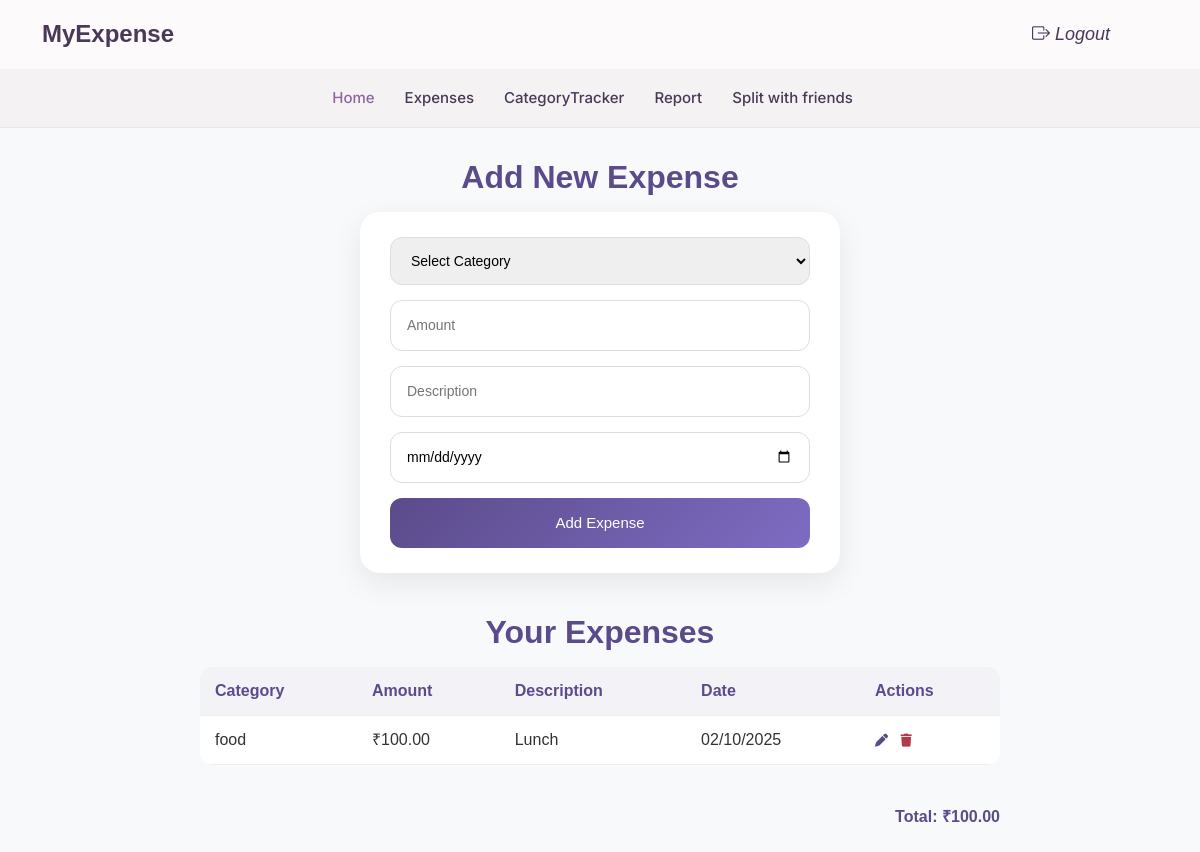
Page /expense/ (signed in) on the earlier database version.
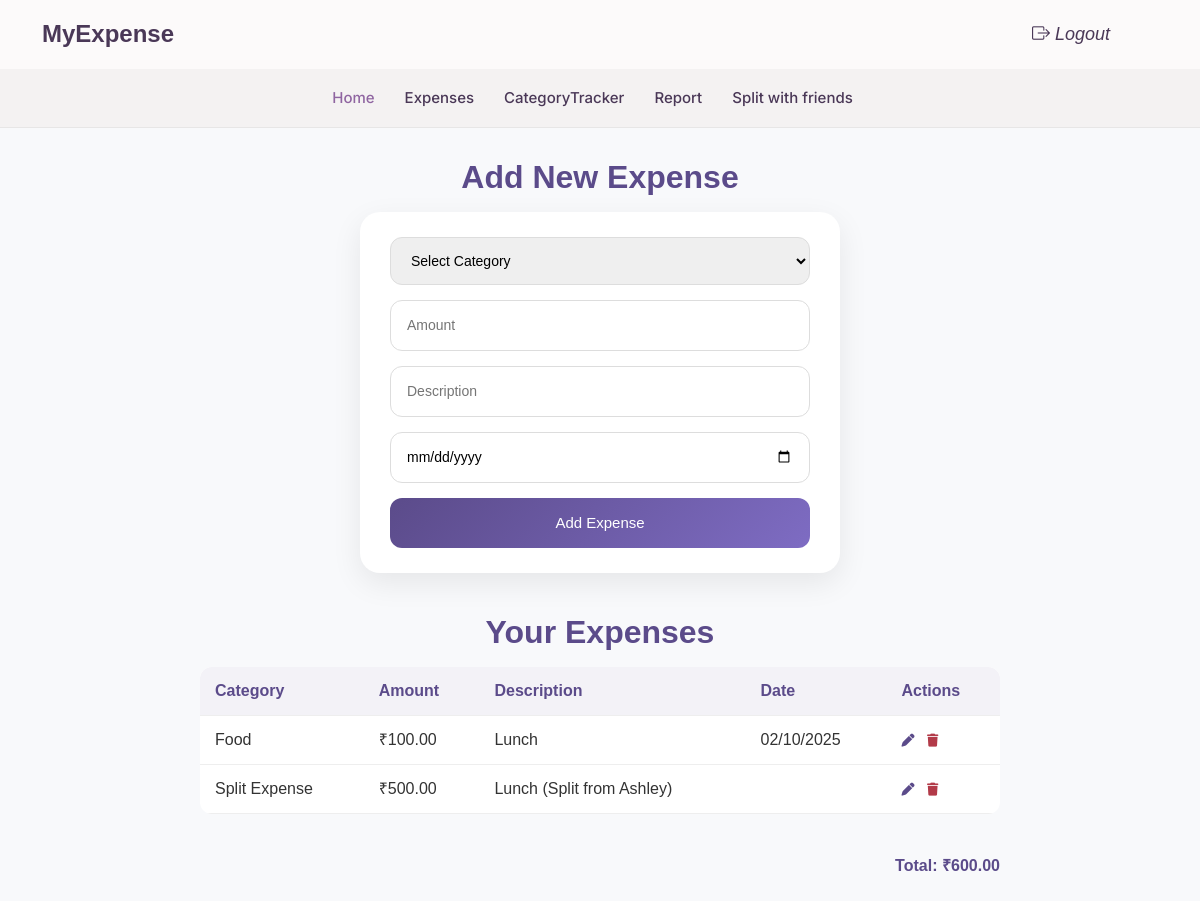
Same page on the later database version.
### app/models.py (models this page shows, shortened)
class Expense(models.Model):
    user = models.ForeignKey(User, on_delete=models.CASCADE)
    category = models.ForeignKey(Category, on_delete=models.CASCADE, null=True, blank=True)
    amount = models.DecimalField(max_digits=10, decimal_places=2)
    description = models.CharField(max_length=1000, blank=True, null=True)
    date = models.DateField(default=None, null=True, blank=True)

class Category(models.Model):
    category_name = models.CharField(max_length=100, unique=True)

### app/views.py (the view, shortened to what this page needs)
# urls.py: path('expense/',views.Add_expense,name='expense'),
def Add_expense(request):
    categories = Category.objects.all()
    expenses = Expense.objects.filter(user=request.user).order_by('-date', '-id')
    total_amount = sum(exp.amount for exp in expenses)
    return render(request, 'expense.html', {'categories': categories,'expenses': expenses,'total_amount': total_amount})

### template/expense.html (shortened to what this page needs)
{% include 'user_header.html' %}
<!DOCTYPE html>
<html lang="en">
<head>
    <link href="https://cdnjs.cloudflare.com/ajax/libs/font-awesome/6.4.0/css/all.min.css" rel="stylesheet">
</head>
<body>
    <h2>Add New Expense</h2>
    <div class="expense-form-card">
        <form action="{% url 'expense' %}" method="post">
            <div class="form-group">
                <select name="category" required>
                    <option value="" disabled selected>Select Category</option>
                </select>
            </div>
            <div class="form-group">
                <input type="number" name="amount" placeholder="Amount" required>
            </div>
            <div class="form-group">
                <input type="text" name="description" placeholder="Description" required>
            </div>
            <div class="form-group">
                <input type="date" name="date" required>
            </div>
            <button type="submit">Add Expense</button>
        </form>
    </div>
    <h2>Your Expenses</h2>
    <table class="expense-table">
        <tr>
            <th>Category</th>
            <th>Amount</th>
            <th>Description</th>
            <th>Date</th>
            <th>Actions</th>
        </tr>
        {% for i in expenses %}
        <tr>
            <td>{{ i.category.category_name }}</td>
            <td>₹{{ i.amount }}</td>
            <td>{{ i.description }}</td>
            <td>{{ i.date|date:"d/m/Y" }}</td>
            <td>
                <a href="{% url 'exedit' id=i.id %}"><i class="fa-solid fa-pen"></i></a>
                <a href="{% url 'exdelete' id=i.id %}" class="delete"><i class="fa-solid fa-trash"></i></a>
            </td>
        </tr>
        {% empty %}
        <tr>
            <td colspan="5" style="text-align:center; color:#999;">No expenses added yet.</td>
        </tr>
        {% endfor %}
    </table>
    <div class="total">
        Total: ₹{{ total_amount }}
    </div>
</body>
</html>

Differences in the rows shown:
changed through a linked row, Expense "Lunch": category.category_name "food" → "Food"
added Expense: category.category_name "Split Expense", amount "500.00", description "Lunch (Split from Ashley)"
Other differences:
{{ total_amount }}: "100.00" → "600.00"
